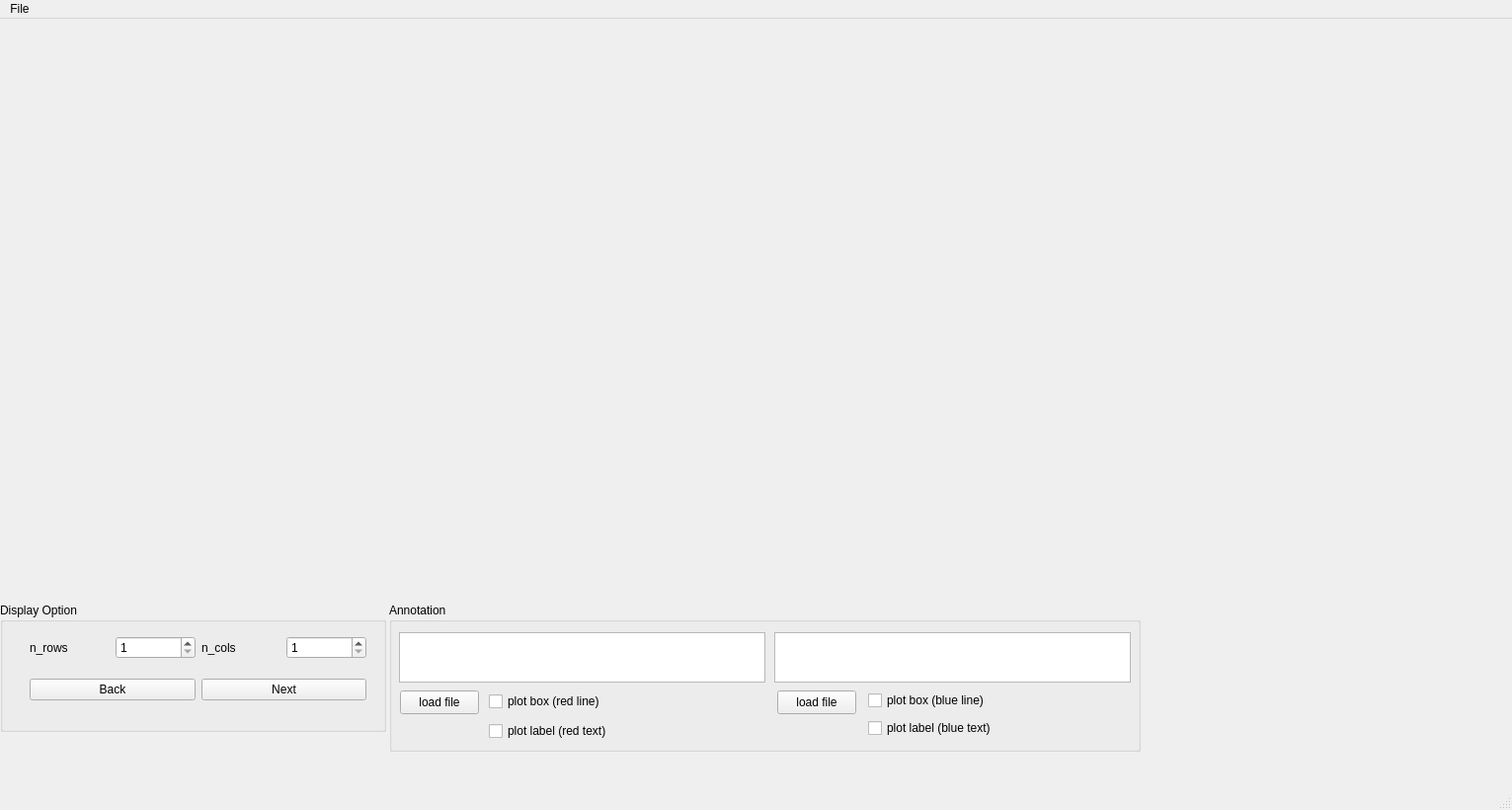
<?xml version="1.0" encoding="UTF-8"?>
<ui version="4.0">
 <class>MainWindow</class>
 <widget class="QMainWindow" name="MainWindow">
  <property name="geometry">
   <rect>
    <x>0</x>
    <y>0</y>
    <width>1531</width>
    <height>820</height>
   </rect>
  </property>
  <property name="windowTitle">
   <string>MainWindow</string>
  </property>
  <widget class="QWidget" name="centralwidget">
   <widget class="QWidget" name="gridLayoutWidget">
    <property name="geometry">
     <rect>
      <x>0</x>
      <y>0</y>
      <width>1501</width>
      <height>581</height>
     </rect>
    </property>
    <layout class="QGridLayout" name="display_layout"/>
   </widget>
   <widget class="QGroupBox" name="groupBox">
    <property name="geometry">
     <rect>
      <x>394</x>
      <y>591</y>
      <width>761</width>
      <height>151</height>
     </rect>
    </property>
    <property name="title">
     <string>Annotation</string>
    </property>
    <widget class="QTextEdit" name="te_predict_ann">
     <property name="geometry">
      <rect>
       <x>390</x>
       <y>30</y>
       <width>361</width>
       <height>51</height>
      </rect>
     </property>
     <property name="readOnly">
      <bool>true</bool>
     </property>
    </widget>
    <widget class="QToolButton" name="tb_predict_ann">
     <property name="geometry">
      <rect>
       <x>393</x>
       <y>89</y>
       <width>80</width>
       <height>24</height>
      </rect>
     </property>
     <property name="text">
      <string>load file</string>
     </property>
    </widget>
    <widget class="QCheckBox" name="cb_plot_predict_box">
     <property name="geometry">
      <rect>
       <x>485</x>
       <y>88</y>
       <width>182</width>
       <height>22</height>
      </rect>
     </property>
     <property name="text">
      <string>plot box (blue line)</string>
     </property>
    </widget>
    <widget class="QCheckBox" name="checkBox_4">
     <property name="geometry">
      <rect>
       <x>485</x>
       <y>116</y>
       <width>191</width>
       <height>22</height>
      </rect>
     </property>
     <property name="text">
      <string>plot label (blue text)</string>
     </property>
    </widget>
    <widget class="QCheckBox" name="cb_plot_truth_box">
     <property name="geometry">
      <rect>
       <x>101</x>
       <y>89</y>
       <width>175</width>
       <height>22</height>
      </rect>
     </property>
     <property name="text">
      <string>plot box (red line)</string>
     </property>
    </widget>
    <widget class="QCheckBox" name="checkBox_3">
     <property name="geometry">
      <rect>
       <x>101</x>
       <y>119</y>
       <width>255</width>
       <height>22</height>
      </rect>
     </property>
     <property name="text">
      <string>plot label (red text)</string>
     </property>
    </widget>
    <widget class="QTextEdit" name="te_truth_ann">
     <property name="geometry">
      <rect>
       <x>10</x>
       <y>30</y>
       <width>371</width>
       <height>51</height>
      </rect>
     </property>
     <property name="readOnly">
      <bool>true</bool>
     </property>
    </widget>
    <widget class="QToolButton" name="tb_truth_ann">
     <property name="geometry">
      <rect>
       <x>11</x>
       <y>89</y>
       <width>80</width>
       <height>24</height>
      </rect>
     </property>
     <property name="text">
      <string>load file</string>
     </property>
    </widget>
    <zorder>label_4</zorder>
    <zorder>te_predict_ann</zorder>
    <zorder>te_predict_ann</zorder>
    <zorder>tb_predict_ann</zorder>
    <zorder>cb_plot_predict_box</zorder>
    <zorder>checkBox_4</zorder>
    <zorder>cb_plot_truth_box</zorder>
    <zorder>checkBox_3</zorder>
    <zorder>te_truth_ann</zorder>
    <zorder>tb_truth_ann</zorder>
   </widget>
   <widget class="QGroupBox" name="groupBox_2">
    <property name="geometry">
     <rect>
      <x>0</x>
      <y>591</y>
      <width>391</width>
      <height>131</height>
     </rect>
    </property>
    <property name="title">
     <string>Display Option</string>
    </property>
    <widget class="QWidget" name="gridLayoutWidget_2">
     <property name="geometry">
      <rect>
       <x>30</x>
       <y>20</y>
       <width>341</width>
       <height>95</height>
      </rect>
     </property>
     <layout class="QGridLayout" name="input_layout">
      <item row="1" column="1">
       <widget class="QSpinBox" name="sp_n_rows">
        <property name="minimum">
         <number>1</number>
        </property>
        <property name="maximum">
         <number>20</number>
        </property>
       </widget>
      </item>
      <item row="1" column="0">
       <widget class="QLabel" name="label">
        <property name="text">
         <string>n_rows</string>
        </property>
       </widget>
      </item>
      <item row="1" column="3">
       <widget class="QSpinBox" name="sp_n_cols">
        <property name="minimum">
         <number>1</number>
        </property>
        <property name="maximum">
         <number>20</number>
        </property>
       </widget>
      </item>
      <item row="2" column="0" colspan="2">
       <widget class="QPushButton" name="btn_back">
        <property name="text">
         <string>Back</string>
        </property>
       </widget>
      </item>
      <item row="1" column="2">
       <widget class="QLabel" name="label_2">
        <property name="text">
         <string>n_cols</string>
        </property>
       </widget>
      </item>
      <item row="2" column="2" colspan="2">
       <widget class="QPushButton" name="btn_next">
        <property name="text">
         <string>Next</string>
        </property>
       </widget>
      </item>
     </layout>
    </widget>
   </widget>
  </widget>
  <widget class="QMenuBar" name="menubar">
   <property name="geometry">
    <rect>
     <x>0</x>
     <y>0</y>
     <width>1531</width>
     <height>31</height>
    </rect>
   </property>
   <widget class="QMenu" name="menuFile">
    <property name="title">
     <string>File</string>
    </property>
    <addaction name="actionLoad_images"/>
   </widget>
   <addaction name="menuFile"/>
  </widget>
  <widget class="QStatusBar" name="statusbar"/>
  <action name="actionLoad_images">
   <property name="text">
    <string>Load images</string>
   </property>
  </action>
 </widget>
 <resources/>
 <connections/>
</ui>
